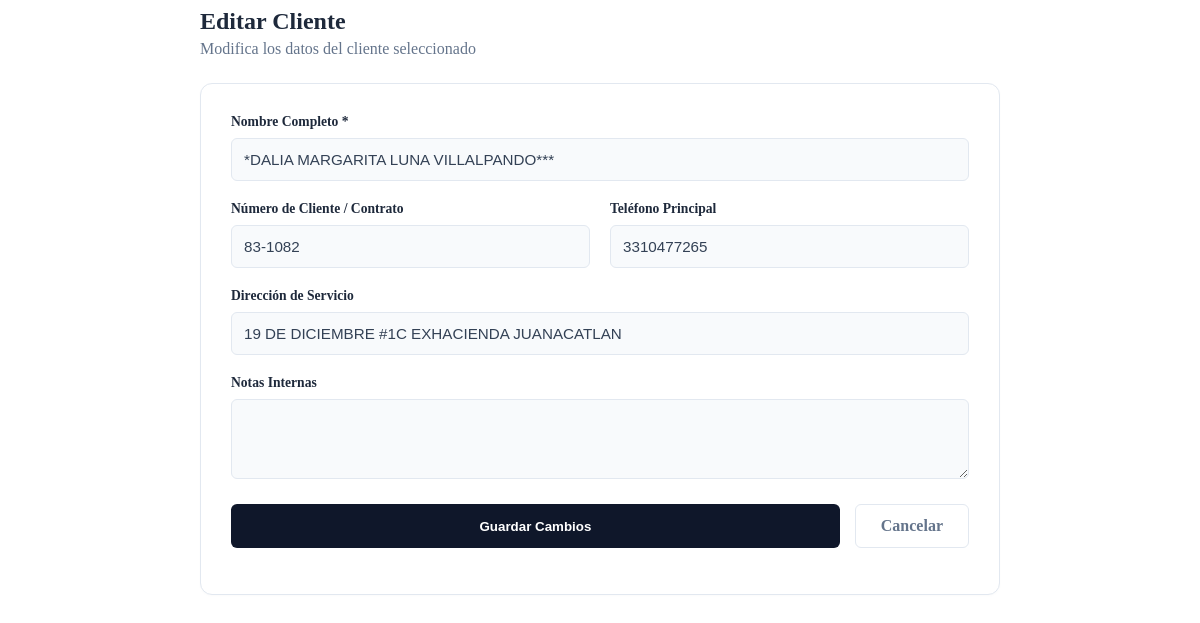
Page /vistas/clientes_editar.php?id=326 on the committed database.
### tables this page shows
CREATE TABLE `clientes` (
  `id` int(11) NOT NULL,
  `numero` varchar(20) NOT NULL,
  `nombre` varchar(255) DEFAULT NULL,
  `usuario` varchar(50) DEFAULT NULL,
  `correo` varchar(100) DEFAULT NULL,
  `password` varchar(255) DEFAULT NULL,
  `direccion` text DEFAULT NULL,
  `telefono_1` varchar(50) DEFAULT NULL,
  `telefono_1_whatsapp` varchar(50) NOT NULL,
  `telefono_2` varchar(50) DEFAULT NULL,
  `telefono_2_whatsapp` varchar(50) NOT NULL,
  `link_mapa` text DEFAULT NULL,
  `nota` text DEFAULT NULL,
  `fecha_registro` date DEFAULT NULL
);

### vistas/clientes_editar.php (the view, shortened to what this page needs)
<?php
$id_cliente = $conn->real_escape_string($_GET['id']);
$sql_select = "SELECT * FROM clientes WHERE id = '$id_cliente' LIMIT 1";
$resultado = $conn->query($sql_select);
if ($resultado->num_rows > 0) {
    $cliente = $resultado->fetch_assoc();
} else {
    echo "Cliente no encontrado.";
    exit;
}
?>
<div class="edit-wrapper view-shell">
    <div class="page-header">
        <h2 style="margin:0; color:#1e293b;">Editar Cliente</h2>
        <p style="margin:5px 0 0 0; color:#64748B;">Modifica los datos del cliente seleccionado</p>
    </div>
    <div class="form-card">
        <form action="" method="POST">
            <div class="form-grid">
                <div class="form-group full-width">
                    <label>Nombre Completo *</label>
                    <input type="text" name="nombre" class="form-control" required
                           value="<?php echo htmlspecialchars($cliente['nombre']); ?>">
                </div>
                <div class="form-group">
                    <label>Número de Cliente / Contrato</label>
                    <input type="text" name="numero" class="form-control"
                           value="<?php echo htmlspecialchars($cliente['numero']); ?>">
                </div>
                <div class="form-group">
                    <label>Teléfono Principal</label>
                    <input type="text" name="telefono" class="form-control"
                           value="<?php echo htmlspecialchars($cliente['telefono_1']); ?>">
                </div>
                <div class="form-group full-width">
                    <label>Dirección de Servicio</label>
                    <input type="text" name="direccion" class="form-control"
                           value="<?php echo htmlspecialchars($cliente['direccion']); ?>">
                </div>
                <div class="form-group full-width">
                    <label>Notas Internas</label>
                    <textarea name="nota" class="form-control" rows="3"><?php echo htmlspecialchars($cliente['not']);  ?></textarea>
                    </div>
            </div>
            <div class="btn-row">
                <button type="submit" class="btn-save">Guardar Cambios</button>
                <a href="dashboard.php?vista=clientes" class="btn-cancel">Cancelar</a>
            </div>
        </form>
    </div>
</div>

### vistas/clientes_editar.php (style rules this page uses)
.edit-wrapper { max-width: 800px; margin: 0 auto; }
.page-header { margin-bottom: 25px; }
.form-card { background: white; border: 1px solid #e2e8f0; border-radius: 12px; padding: 30px; box-shadow: 0 1px 3px rgba(0,0,0,0.02); }
.form-grid { display: grid; grid-template-columns: 1fr 1fr; gap: 20px; }
.full-width { grid-column: span 2; }
.form-group label { font-size: 0.85rem; font-weight: 600; color: #1e293b; margin-bottom: 8px; display: block; }
.form-control { background-color: #F8FAFC; border: 1px solid #E2E8F0; border-radius: 6px; padding: 12px; width: 100%; box-sizing: border-box; color: #334155; font-size: 0.95rem; }
.btn-row { display: flex; gap: 15px; margin-top: 25px; }
.btn-save { background-color: #0F172A; color: white; border: none; padding: 12px 25px; border-radius: 6px; font-weight: 600; cursor: pointer; flex: 1; }
.btn-cancel { background-color: white; border: 1px solid #e2e8f0; color: #64748B; padding: 12px 25px; border-radius: 6px; font-weight: 600; cursor: pointer; text-decoration: none; text-align: center; }

### rows in the picture
clientes: nombre "*DALIA MARGARITA LUNA VILLALPANDO***", numero "83-1082", telefono "3310477265", direccion "19 DE DICIEMBRE #1C EXHACIENDA JUANACATLAN"
